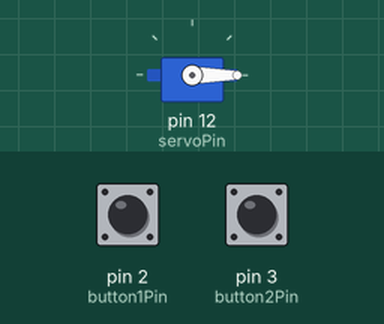
Simulated run of this sketch. Board: Arduino Uno, built with avr-gcc and run on an emulated ATmega328P. On the bench: servo. Inputs (shaded band) come from the test bench; at power-on: pin 2 (button1Pin) HIGH, pin 3 (button2Pin) HIGH.

Above: at 1.2 s.
1.3 s: pin 2 (button1Pin) pulled LOW for 0.15 s
At 2.13 s:
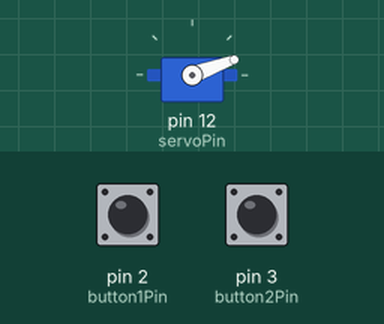
At 2.95 s:
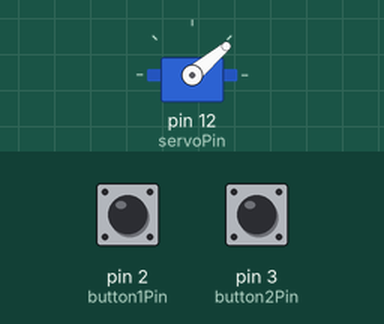
Timing chart, 0 to 12.7 s (numbered marks = the images above; inputs shaded):
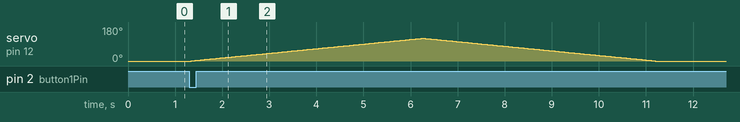

Measured:
- after the input at 1.3 s, servo on pin 12 (servoPin): rises from 0° to 120° in 4.9 s, then falls to 0° in 5.0 s

The sketch:

opdracht5.ino
```cpp
#include <Servo.h>

const int button1Pin = 2;  // Pin voor knop 1
const int button2Pin = 3;  // Pin voor knop 2
const int servoPin = 12;   // Pin voor de servo

Servo myServo;

void setup() {
  pinMode(button1Pin, INPUT_PULLUP); // pull-up weerstand voor knop 1
  pinMode(button2Pin, INPUT_PULLUP); // pull-up weerstand voor knop 2
  myServo.attach(servoPin);
  myServo.write(0); // Startpositie
}

void loop() {
  static unsigned long lastDebounceTime1 = 0;
  static unsigned long lastDebounceTime2 = 0;
  unsigned long debounceDelay = 50; // Debounce tijd in milliseconden

  int button1State = digitalRead(button1Pin);
  int button2State = digitalRead(button2Pin);

  if (millis() - lastDebounceTime1 > debounceDelay) {
    if (button1State == LOW && button2State!= LOW) { // Alleen knop 1 ingedrukt
      moveServo(5000, 0, 5000, true);
      lastDebounceTime1 = millis();
    }
  }

  if (millis() - lastDebounceTime2 > debounceDelay) {
    if (button2State == LOW && button1State!= LOW) { // Alleen knop 2 ingedrukt
      moveServo(500, 0, 500, false);
      lastDebounceTime2 = millis();
    } else if (button1State == LOW && button2State == LOW) { // Beide knoppen ingedrukt
      moveServo(5000, 2000, 500, true);
      lastDebounceTime1 = millis(); // Reset debounce timer voor knop 1
    }
  }
}

void moveServo(int forwardTime, int holdTime, int backwardTime, bool singleButton) {
  int startAngle = 0;
  int endAngle = 120;

  // Beweeg naar voren
  for (int pos = startAngle; pos <= endAngle; pos++) {
    myServo.write(pos);
    delay(forwardTime / (endAngle - startAngle));
  }

  // Houd positie vast
  if (!singleButton || (singleButton && holdTime > 0)) {
    delay(holdTime);
  }

  // Beweeg terug
  for (int pos = endAngle; pos >= startAngle; pos--) {
    myServo.write(pos);
    delay(backwardTime / (endAngle - startAngle));
  }
}
```
